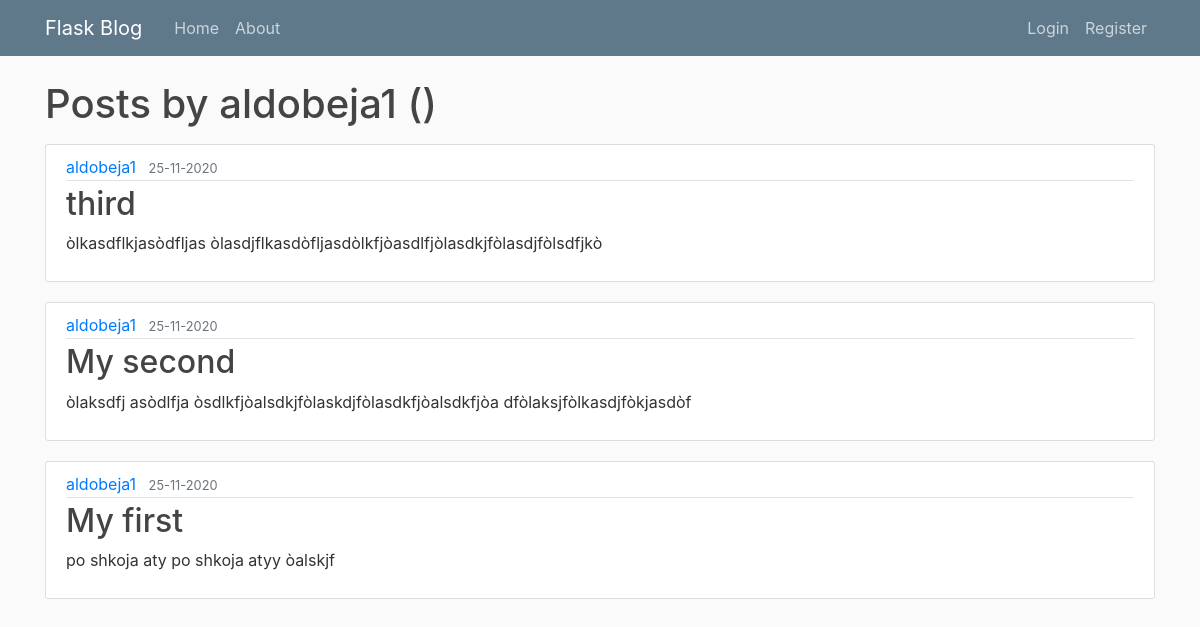
Page /user/aldobeja1 on the committed database.
### app.py (models this page shows, shortened)
class User(db.Model, UserMixin):
    id = db.Column(db.Integer, primary_key=True)
    username = db.Column(db.String(20), unique=True, nullable=False)
    email = db.Column(db.String(120), unique=True, nullable=False)
    password = db.Column(db.String(60),nullable=False)
    posts = db.relationship('Post', backref='author', lazy=True)

class Post(db.Model):
    id = db.Column(db.Integer, primary_key=True)
    title = db.Column(db.String(100), nullable=False)
    date_posted = db.Column(db.DateTime, nullable=False, default=datetime.utcnow )
    content = db.Column(db.Text, nullable=False)
    user_id = db.Column(db.Integer, db.ForeignKey('user.id'), nullable=False)

### app.py (the view)
@app.route("/user/<string:username>")
def user_posts(username):
    user = User.query.filter_by(username=username).first_or_404()
    posts = Post.query.filter_by(author=user).order_by(Post.date_posted.desc()).all()
    return render_template('user_post.html', posts=posts, user=user)

### templates/user_post.html
{% extends "layout.html" %}
{% block content %}
    <h1 class="mb-3">Posts by {{user.username}}  ({{posts.total}})</h1>
    {% for post in posts %}
        <article class="media content-section">
            <div class="media-body">
                <div class="article-metadata">
                    <a class="mr-2" href="{{url_for('user_posts', username=post.author.username) }}">{{ post.author.username }}</a>
                    <small class="text-muted">{{ post.date_posted.strftime('%d-%m-%Y') }}</small>
                </div>
                <h2><a class="article-title" href="{{url_for('post', post_id=post.id)}}">{{ post.title }}</a></h2>
                <p class="article-content">{{ post.content }}</p>
            </div>
        </article>
    {% endfor %}
{% endblock %}

### static/main.css (style rules this page uses)
body { background: #fafafa; color: #333333; margin-top: 5rem; }
h1, h2, h3, h4, h5, h6 { color: #444444; }
.content-section { background: #ffffff; padding: 10px 20px; border: 1px solid #dddddd; border-radius: 3px; margin-bottom: 20px; }
.article-title { color: #444444; }
.article-content { white-space: pre-line; }
.article-metadata { padding-bottom: 1px; margin-bottom: 4px; border-bottom: 1px solid #e3e3e3 }

### rows in the picture
User: username "aldobeja1"
Post: author.username "aldobeja1", date_posted "25-11-2020", title "third", content "òlkasdflkjasòdfljas òlasdjflkasdòfljasdòlkfjòasdlfjòlasdkjfòlasdjfòlsdfjkò"
Post: author.username "aldobeja1", date_posted "25-11-2020", title "My second", content "òlaksdfj asòdlfja òsdlkfjòalsdkjfòlaskdjfòlasdkfjòalsdkfjòa dfòlaksjfòlkasdjfòkjasdòf"
Post: author.username "aldobeja1", date_posted "25-11-2020", title "My first", content "po shkoja aty po shkoja atyy òalskjf"
